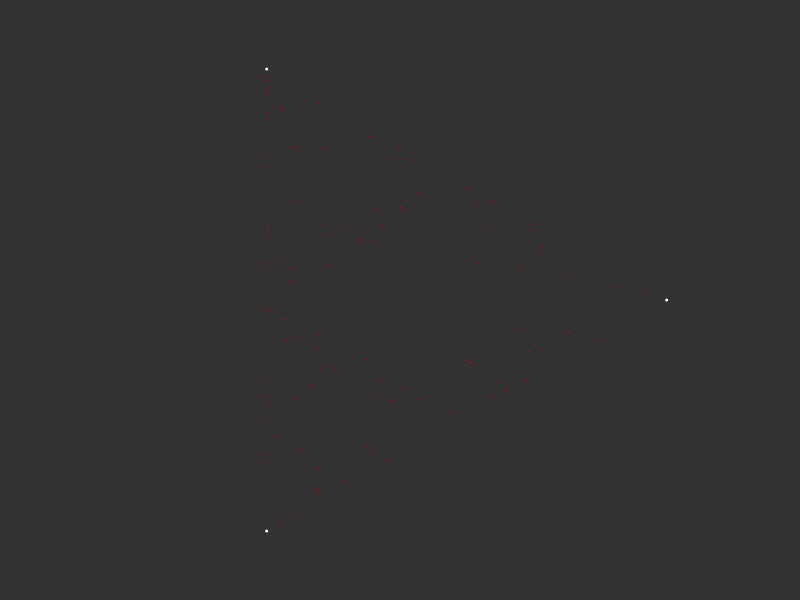
Frame 1 (no input)
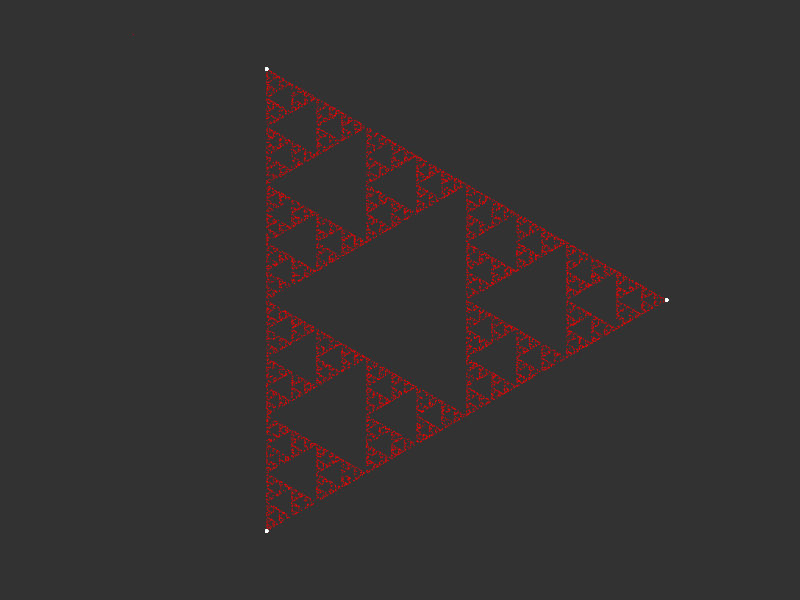
Frame 60 (no input)
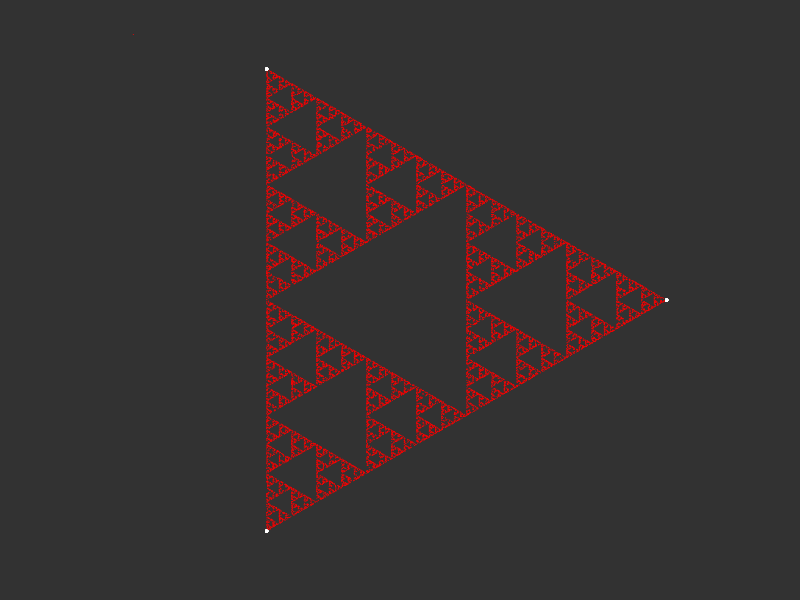
Frame 120 (the mouse pressed at the canvas centre since frame 60)

The p5.js sketch that drew these frames (run headless with seeded random() and noise() and a simulated clock; from frame 60 on, the mouse is pressed at the canvas centre):

// p5.js sketch
// ── sketch.js
var seeds;
var MAX_SEEDS;
var rule = 1;
var myPoint;
var previousChoice;

function setup() {
  createCanvas(800, 600);
  angleMode(RADIANS);
  updateMaxSeeds(3);
  myPoint = createVector(0,0);
}

function resetDrawing() {
  background(50);
}

function updateMaxSeeds(value) {
  background(50);
  MAX_SEEDS = value;
  seeds = [];
  for(var i = 0; i < MAX_SEEDS; i++) {
    var angle = i * (TWO_PI / MAX_SEEDS);
    var v = p5.Vector.fromAngle(angle);
    v.mult(width / 3);
    v.add(width / 2, height / 2);
    seeds.push(v);
  }
}

function draw() {
  // draw
  for(var i = 0; i < MAX_SEEDS; i++) {
    strokeWeight(3);
    stroke(255);
    point(seeds[i].x, seeds[i].y);
  }

  for(var k = 0; k < 200; k++) {
    // update
    var choice = floor(random(MAX_SEEDS));

    switch(rule){
      case 1:
        // any choice is good
        break;
      case 2:
        // cannot equal the previous
        if(choice == previousChoice) {
          continue;
        }
        previousChoice = choice;
        break;
    }
      
    myPoint.x = lerp(myPoint.x, seeds[choice].x, 0.5);
    myPoint.y = lerp(myPoint.y, seeds[choice].y, 0.5);

    // draw
    strokeWeight(1);
    stroke(255, 0, 0);
    point(myPoint.x, myPoint.y);
  }
}

// ── styles.css
.slidecontainer {
    width: 20%; /* Width of the outside container */
    position: absolute;
    margin-top: 5%;
    right: 10%;
}

.rulescontainer {
    position: absolute;
    top: 30%;
    right: 19%;
}

.slider {
    -webkit-appearance: none;
    width: 100%;
    height: 15px;
    border-radius: 5px;   
    background: #d3d3d3;
    outline: none;
    opacity: 0.7;
    -webkit-transition: .2s;
    transition: opacity .2s;
}

.slider::-webkit-slider-thumb {
    -webkit-appearance: none;
    appearance: none;
    width: 25px;
    height: 25px;
    border-radius: 50%; 
    background: #4CAF50;
    cursor: pointer;
}

.slider::-moz-range-thumb {
    width: 25px;
    height: 25px;
    border-radius: 50%;
    background: #4CAF50;
    cursor: pointer;
}
